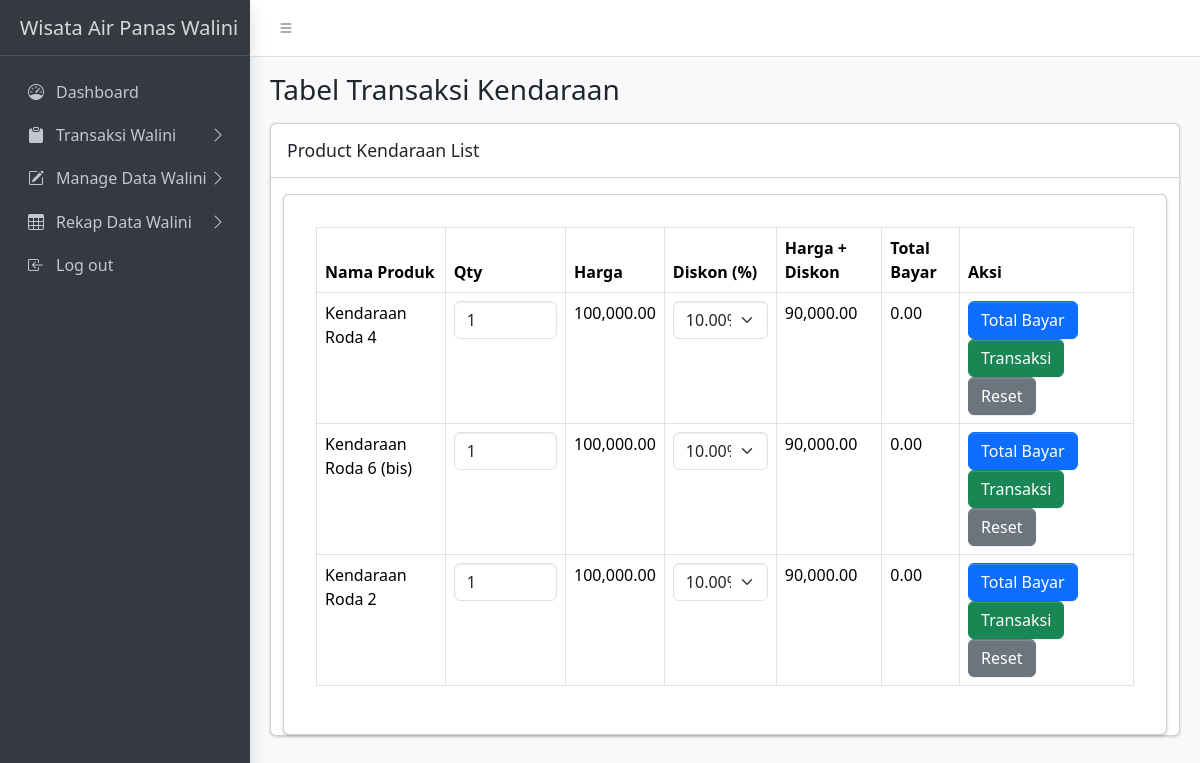
Page /admin/transaksi/kendaraan/kendaraan.php (signed in) on the committed database.
### tables this page shows
CREATE TABLE `discounts` (
  `id_discount` int(11) NOT NULL,
  `id_product` int(11) NOT NULL,
  `discount_value` decimal(10,2) NOT NULL,
  `created_at` datetime DEFAULT current_timestamp(),
  `updated_at` timestamp NOT NULL DEFAULT current_timestamp() ON UPDATE current_timestamp(),
  `id_user` int(11) NOT NULL
);

CREATE TABLE `products` (
  `id_product` int(11) NOT NULL,
  `nama_product` varchar(100) NOT NULL,
  `kategori_product` enum('Kolam Renang','Kendaraan','PlayGround','Penginapan','Kelengkapan') NOT NULL,
  `sub_kategori_product` enum('Penginapan Bungalow','Penginapan Kerucut','Penginapan Lumbung','Penginapan Panggung') DEFAULT NULL,
  `harga_weekday` decimal(10,2) NOT NULL,
  `harga_weekend` decimal(10,2) NOT NULL,
  `created_at` datetime NOT NULL DEFAULT current_timestamp(),
  `updated_by` int(11) DEFAULT NULL,
  `img` varchar(255) NOT NULL,
  `updated_at` timestamp NOT NULL DEFAULT current_timestamp() ON UPDATE current_timestamp(),
  `status_penginapan` enum('terisi','kosong') DEFAULT 'kosong'
);

### admin/transaksi/kendaraan/kendaraan.php (the view, shortened to what this page needs)
<?php
require '../../../includes/db_connect.php';
?>
<!DOCTYPE html>
<html lang="en">
<head>
    <link rel="stylesheet" href="https://cdn.jsdelivr.net/npm/@fontsource/source-sans-3@5.0.12/index.css">
    <link rel="stylesheet" href="https://cdn.jsdelivr.net/npm/overlayscrollbars@2.3.0/styles/overlayscrollbars.min.css">
    <link rel="stylesheet" href="https://cdn.jsdelivr.net/npm/bootstrap-icons@1.11.0/font/bootstrap-icons.min.css">
    <link rel="stylesheet" href="../../../assets/css/adminlte.css">
    <link rel="stylesheet" href="https://cdn.jsdelivr.net/npm/apexcharts@3.37.1/dist/apexcharts.css">
    <link rel="stylesheet" href="https://cdn.jsdelivr.net/npm/jsvectormap@1.5.3/dist/css/jsvectormap.min.css">
</head>
<body class="layout-fixed sidebar-expand-lg bg-body-tertiary">
    <div class="app-wrapper">
        <nav class="app-header navbar navbar-expand bg-body">
            <div class="container-fluid">
                <ul class="navbar-nav">
                    <li class="nav-item"> <a class="nav-link" data-lte-toggle="sidebar" href="#" role="button"> <i class="bi bi-list"></i> </a> </li>
                </ul>
            </div>
        </nav>
        <aside class="app-sidebar bg-body-secondary shadow" data-bs-theme="dark">
            <div class="sidebar-brand"> <a href="../../index.php" class="brand-link"> <span class="brand-text fw-light">Wisata Air Panas Walini</span> </a> </div>
            <div class="sidebar-wrapper">
                <nav class="mt-2">
                    <ul class="nav sidebar-menu flex-column" data-lte-toggle="treeview" role="menu" data-accordion="false">
                        <li class="nav-item">
                            <a href="../../index.php" class="nav-link" role="menuitem">
                                <i class="nav-icon bi bi-speedometer"></i>
                                <p>Dashboard</p>
                            </a>
                        </li>
                        <li class="nav-item">
                            <a href="#" class="nav-link" role="menuitem">
                                <i class="nav-icon bi bi-clipboard-fill"></i>
                                <p>Transaksi Walini
                                </p>
                            </a>
                        <li class="nav-item">
                            <a href="#" class="nav-link" role="menuitem">
                                <i class="nav-icon bi bi-pencil-square"></i>
                                <p>Manage Data Walini
                                </p>
                            </a>
                        </li>
                        <li class="nav-item">
                            <a href="#" class="nav-link" role="menuitem">
                                <i class="nav-icon bi bi-table"></i>
                                <p>Rekap Data Walini
                                </p>
                            </a>
                        </li>
                        <li class="nav-item">
                            <a href="#logout" onclick="logout()" class="nav-link" role="menuitem">
                                <i class="nav-icon bi bi-box-arrow-in-left"></i>
                                <p>Log out</p>
                            </a>
                        </li>
                    </ul>
                </nav>
            </div>
        </aside>
        <main class="app-main">
            <div class="app-content-header">
                <div class="container-fluid">
                    <div class="row">
                        <div class="col-sm-6">
                            <h3 class="mb-0">Tabel Transaksi Kendaraan</h3>
                        </div>
                    </div>
                </div>
            </div>
            <div class="app-content">
                <div class="container-fluid">
                    <div class="row">
                        <div class="col-md-12">
                            <div class="card mb-4">
                                <div class="card-header">
                                    <h3 class="card-title">Product Kendaraan List</h3>
                                </div>
                                <div class="container-fluid">
                                    <div class="card mt-3 p-3">
                                        <div class="card-body">
                                            <div class="table-responsive">
                                                <table class="table table-bordered table-hover">
                                                    <thead>
                                                        <tr>
                                                            <th>Nama Produk</th>
                                                            <th>Qty</th>
                                                            <th>Harga</th>
                                                            <th>Diskon (%)</th>
                                                            <th>Harga + Diskon</th>
                                                            <th>Total Bayar</th>
                                                            <th>Aksi</th>
                                                        </tr>
                                                    </thead>
                                                    <tbody>
                                                    <?php
                                                        $sql = "SELECT p.*, d.discount_value
                                                                FROM products p
                                                                LEFT JOIN discounts d ON p.id_product = d.id_product
                                                                WHERE p.kategori_product = 'Kendaraan'";
                                                        $result = $conn->query($sql);
                                                        if ($result->num_rows > 0) {
                                                            while ($row = $result->fetch_assoc()) {
                                                                $hari = date('l');
                                                                $harga = ($hari == 'Saturday' || $hari == 'Sunday') ? $row['harga_weekend'] : $row['harga_weekday'];
                                                                $diskon = isset($row['discount_value']) ? $row['discount_value'] : 0;
                                                                $harga_diskon = $diskon > 0 ? $harga - ($harga * ($diskon / 100)) : $harga;
                                                                ?>
                                                           <tr
                                                            data-id-product="<?= $row['id_product']; ?>"
                                                            data-id-discount="<?= isset($row['discount_value']) ? $row['discount_value'] : 0; ?>"
                                                            data-nama-product="<?= htmlspecialchars($row['nama_product']); ?>"
                                                            data-username="<?= $_SESSION['username']; ?>"
                                                            >
                                                                    <td><?= htmlspecialchars($row['nama_product']); ?></td>
                                                                    <td>
                                                                        <input type="number" class="form-control qty-input" value="1" data-harga="<?= $harga; ?>" data-diskon="<?= $diskon; ?>" />
                                                                    </td>
                                                                    <td><?= number_format($harga, 2); ?></td>
                                                                    <td>
                                                                        <select class="form-select diskon-select">
                                                                            <option value="<?= $diskon; ?>" <?= ($diskon > 0) ? 'selected' : ''; ?>><?= $diskon; ?>%</option>
                                                                        </select>
                                                                    </td>
                                                                    <td class="harga-diskon"><?= number_format($harga_diskon, 2); ?></td>
                                                                    <td class="total-bayar">0.00</td>
                                                                    <td>
                                                                        <button class="btn btn-primary btn-total-bayar" onclick="calculateRowTotal(this)">Total Bayar</button>
                                                                        <button class="btn btn-success btn-transaksi" onclick="prosesTransaksi(this)">Transaksi</button>
                                                                        <button class="btn btn-secondary btn-reset" onclick="resetRow(this)">Reset</button>
                                                                    </td>
                                                                </tr>
                                                                <?php
                                                            }
                                                        } else {
                                                            echo '<tr><td colspan="7" class="text-center">Tidak ada data produk.</td></tr>';
                                                        }
                                                    ?>
                                                    </tbody>
                                                </table>
                                            </div>
                                        </div>
                                    </div>
                                </div>
                            </div>
                        </div>
                    </div>
                </div>
            </div>
        </main>
    </div>
</body>
</html>

### rows in the picture
discounts: id_product.nama_product "Kendaraan Roda 4", id_product.harga_weekday "100,000.00", discount_value "10.00%", discount_value.harga_weekday "90,000.00"
discounts: id_product.nama_product "Kendaraan Roda 6 (bis)", id_product.harga_weekday "100,000.00", discount_value "10.00%", discount_value.harga_weekday "90,000.00"
discounts: id_product.nama_product "Kendaraan Roda 2", id_product.harga_weekday "100,000.00", discount_value "10.00%", discount_value.harga_weekday "90,000.00"
